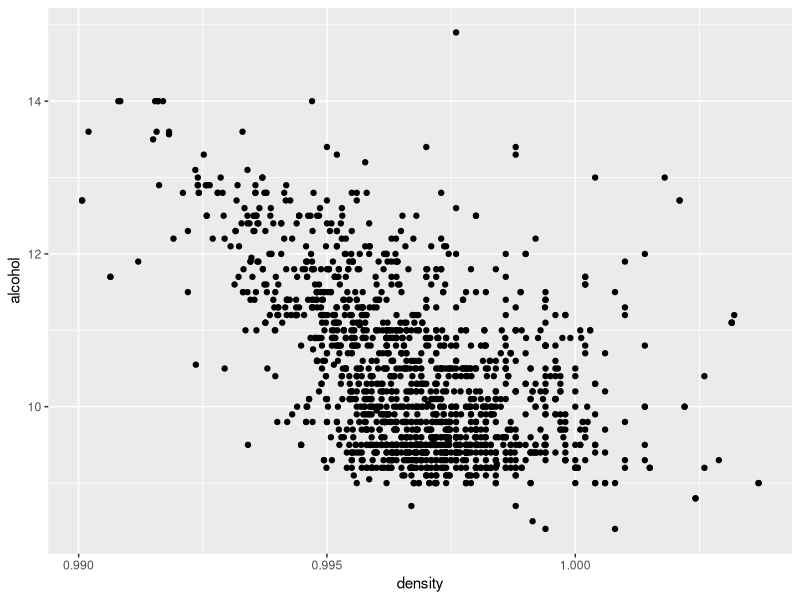
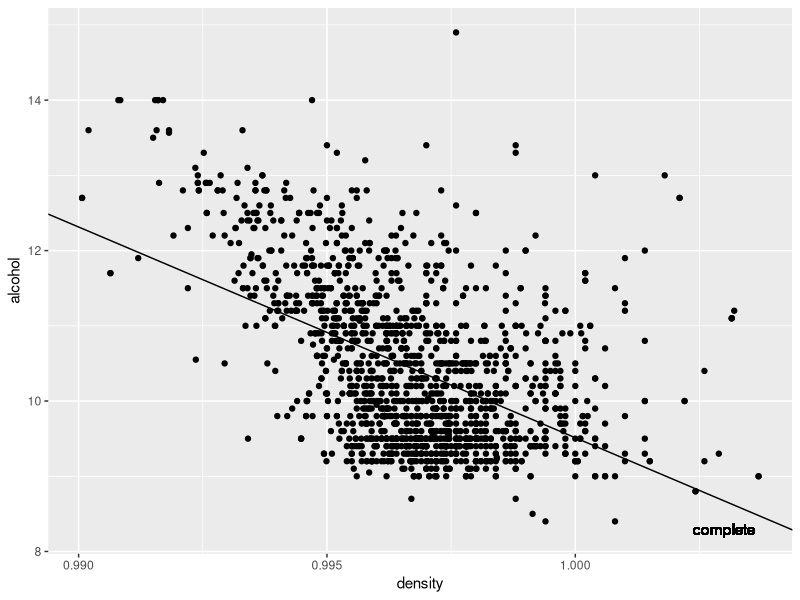
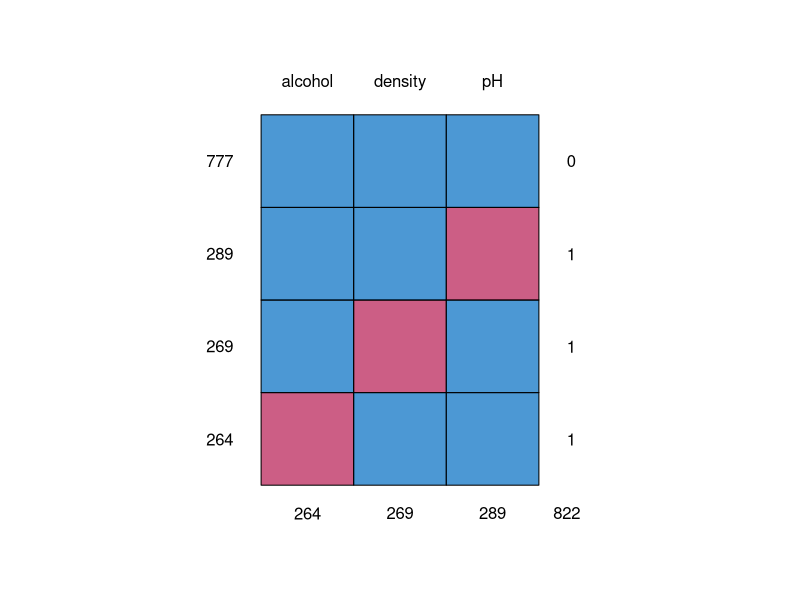

The R script that drew these images, in order: (Note: this script raises an error after producing the figures.)
### Masterclass Dealing with Missing Data in R ###
### Amputation or Imputation? ###
### By: Rianne Schouten ###
### All files available through github ###

# Download instructions
# First, download R and RStudio
# Then, install the packages in your console

install.packages("mice")
install.packages("ggplot2")

library(mice)
library(ggplot2)

# Introduction
set.seed(111)

# Complete data
data <- read.csv("red_wine_quality.txt", 
                 sep = '\t')
data <- data[, c('alcohol', 'density', 'pH')]
nrow(data)
summary(data)
cor(data)

plotdata <- data
ggplot(plotdata, aes(density, alcohol)) +
  geom_point()

# Define truth
truemodel <- glm(alcohol ~ density, 
                 family = 'gaussian', data)
true_coefs <- summary(truemodel)$coefficients
true_coefs

ggplot(plotdata, aes(density, alcohol)) +
  geom_point() +
  geom_abline(slope = true_coefs[2, 1], 
              intercept = true_coefs[1, 1],
              color = 'black') +
  geom_text(aes(x = 1.003, y = 8.3), 
            label = 'complete', color = 'black')

# Amputation
?ampute
mads <- ampute(data)
summary(mads)
mads$patterns
md.pattern(mads$amp)

### Question 1 ###
mypatterns <- 

mads <- ampute()
inc_data <- mads$amp
md.pattern(inc_data)

### Question 2 ###

### Question 3 ###
mads$mech
mads$weights
mads$patterns

### Question 4 ###
mypatterns <- c(1, 0, 1)
myweights <- c(0, 0, 1)
mads <- ampute(data,
               patterns = mypatterns,
               weights =  myweights)

inc_data <- mads$amp
md.pattern(inc_data)

plotdata["R"] <- !is.na(inc_data$density)
ggplot(plotdata, aes(pH, density, color = R)) +
  geom_point() + 
  scale_color_manual(
    values = c('red', 'darkblue'), 
    labels = c('missing', 'observed'))

MAR_coefs <- summary(lm(alcohol ~ density, 
                        inc_data))$coefficients

ggplot(plotdata, aes(density, alcohol, 
                     color = R)) +
  geom_point() +
  geom_text(aes(x = 1.003, y = 8.3), 
            label = 'complete', color = 'black') +
  geom_abline(slope = true_coefs[2, 1], 
              intercept = true_coefs[1, 1],
              color = 'black') +
  geom_abline(slope = MAR_coefs[2, 1], 
              intercept = MAR_coefs[1, 1],
              color = 'darkblue') +
  geom_text(aes(x = 1.003, y = 9.4), 
            label = 'MAR', color = 'darkblue') +
  scale_color_manual(values = c('red', 'darkblue'), 
                     labels = c('missing', 'observed'))

true_coefs
MAR_coefs

# Missing data methods

### Question 5. ###
mean_density <- ...
imputations <- rep(...)
imp_data <- inc_data
imp_data[...] <- imputations

md.pattern(imp_data)

imp_coefs_mean <- summary(lm(alcohol ~ density, imp_data))$coefficients
imp_data["R"] <- !is.na(inc_data$density)

ggplot(imp_data, aes(density, alcohol, color = R)) +
  geom_point() +
  geom_abline(slope = true_coefs[2, 1], 
              intercept = true_coefs[1, 1],
              color = 'black') +
  geom_text(aes(x = 1.003, y = 8.3), 
            label = 'complete', color = 'black') +
  geom_abline(slope = MAR_coefs[2, 1], 
              intercept = MAR_coefs[1, 1],
              color = 'darkblue') +
  geom_text(aes(x = 1.003, y = 8.9), 
            label = 'MAR', color = 'darkblue') +
  geom_abline(slope = imp_coefs_mean[2, 1], 
              intercept = imp_coefs_mean[1, 1],
              color = 'orange') +
  geom_text(aes(x = 1.003, y = 9.2), 
            label = 'MEAN', color = 'orange') +
  scale_color_manual(values = c('orange', 'darkblue'), 
                     labels = c('imputed', 'observed'))

### Question 6. ###

imp_model <- lm(density ~ pH, inc_data)
imp_coefs <- summary(imp_model)$coefficients
imputations <- 
  inc_data[is.na(inc_data$density), 'pH'] * imp_coefs[2, 1] + imp_coefs[1, 1]
imp_data <- inc_data
imp_data[is.na(inc_data$density), 'density'] <- 
  imputations

md.pattern(imp_data)

plotdata <- imp_data
plotdata["R"] <- !is.na(inc_data$density)

ggplot(plotdata, aes(pH, density, color = R)) +
  geom_point() +
  scale_color_manual(values = c('orange', 'darkblue'), 
                     labels = c('imputed', 'observed'))

md.pattern(imp_data)

imp_coefs_reg <- summary(lm(alcohol ~ density, imp_data))$coefficients
imp_data["R"] <- !is.na(inc_data$density)

ggplot(imp_data, aes(density, alcohol, color = R)) +
  geom_point() +
  geom_abline(slope = true_coefs[2, 1], 
              intercept = true_coefs[1, 1],
              color = 'black') +
  geom_text(aes(x = 1.003, y = 8.3), 
            label = 'complete', color = 'black') +
  geom_abline(slope = MAR_coefs[2, 1], 
              intercept = MAR_coefs[1, 1],
              color = 'darkblue') +
  geom_text(aes(x = 1.003, y = 9.2), 
            label = 'MAR', color = 'darkblue') +
  geom_abline(slope = imp_coefs_reg[2, 1], 
              intercept = imp_coefs_reg[1, 1],
              color = 'orange') +
  geom_text(aes(x = 1.003, y = 8.9), 
            label = 'REG', color = 'orange') +
  scale_color_manual(values = c('orange', 'darkblue'), 
                     labels = c('imputed', 'observed'))

# Multiple imputation

imps <- mice(inc_data, m = 5, method = 'norm') 
fit <- with(imps, lm(alcohol ~ density))
imp_coefs_mi <- summary(pool(fit))

true_coefs
imp_coefs_reg
imp_coefs_mi

### End of the masterclass ###
### Do not hestitate to ask question by email ###
### My contact details are on rianneschouten.github.io ###